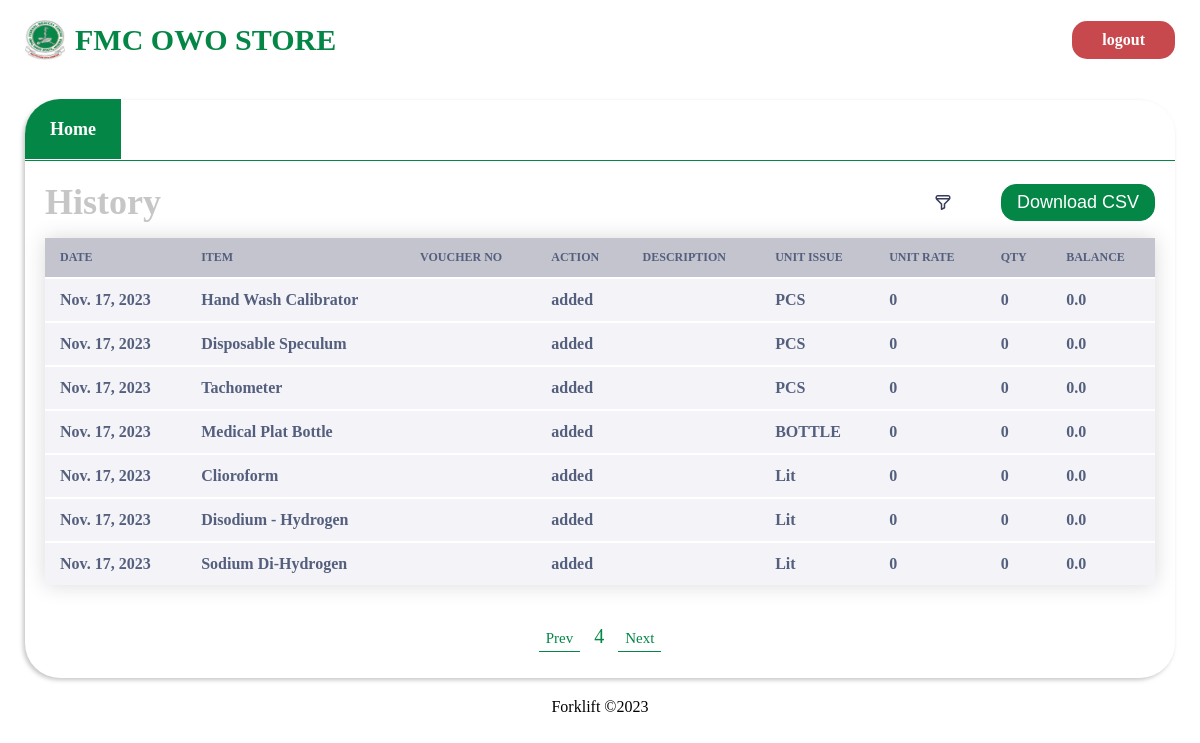
The page /history/?page=4 (signed in) on the database its author committed.
### store/models.py (models this page shows, shortened)
class History(models.Model):
    DEPT = (("MH", "microhistory"),
            ("HM", "heamhistory"),
            ("CH", "chemhistory"),
            ("HH", "histohistory")
            )
    item_id = models.CharField(max_length=500)
    date_created = models.DateTimeField(auto_now=True)
    dateCreated = models.DateField(auto_now=True)
    item_name = models.CharField(max_length=500)
    voucher_no = models.CharField(max_length=50, blank=True, null=True)
    description = models.CharField(max_length=500, null=True, blank=True)
    action = models.CharField(max_length=200, blank=True, null=True)
    amount = models.CharField(max_length=500)
    bal = models.CharField(max_length=500, null=True, blank=True)
    unit_issue = models.CharField(max_length=200, null=True, blank=True)
    unit_rate = models.CharField(max_length=200, null=True, blank=True)
    slug = models.SlugField(max_length=2000, null=True, blank=True)

### store/views.py (the view, shortened to what this page needs)
# urls.py: path('history/', views.history, name='dept_history'),
@login_required
def history(request, item=""):
    history = History.objects.all()
    item_name_input = request.GET.get('item_name')
    description = request.GET.get('description')
    issue_unit = request.GET.get('issue_unit')
    min_date_string = request.GET.get('min_date')
    max_date_string = request.GET.get('max_date')
    action = request.GET.get('action')
    if item != "":
        history = history.filter(slug=item)
    else:
        if is_valid(item_name_input):
            history = history.filter(item_name__icontains=item_name_input)
        if is_valid(description):
            history = history.filter(description__icontains=description)
        if is_valid(action) and action != "Choose...":
            history = history.filter(action__iexact=action)
        if is_valid(issue_unit):
            history = history.filter(unit_issue__iexact=issue_unit)
        if is_valid(min_date_string):
            specific_date = datetime.strptime(
                min_date_string, '%Y-%m-%d').date()
            print("min date", min_date_string)
            print("specific date", specific_date)
            history = history.filter(dateCreated__gte=specific_date)
        if is_valid(max_date_string):
            specific_date = datetime.strptime(
                max_date_string, '%Y-%m-%d').date()
            history = history.filter(dateCreated__lt=specific_date)
    history = history.order_by('-date_created')
    history = history.values()
    p = Paginator(history, 7)
    page_number = request.GET.get('page')
    try:
        page_obj = p.get_page(page_number)  # returns the desired page object
    except PageNotAnInteger73:
        page_obj = p.page(1)
    except EmptyPage:
        page_obj = p.page(p.num_pages)
    acts = ["issued", "received", "removed", "added"]
    context = {'page_obj': page_obj, "actions": acts}
    return render(request, 'history.html', context)

### store/views.py (called while the page is built)
def is_valid(param):
    return param != "" and param is not None

### templates/history.html (shortened to what this page needs)
{% load static %}
<!DOCTYPE html>
<html lang="en">
  <head>
    <link href="{% static './css/history.css' %}" rel="stylesheet" />
  </head>
  <body>
    <header>
      <a href="{% url 'store:index' %}" class="header_wrapper">
        <img src="{% static './assets/fmc_owo_logo.jpg' %}" alt="" />
        <h1>FMC OWO STORE</h1>
      </a>
      {% if user.is_authenticated %}
      <span class="logout"><a href="{% url 'store:logout' %}">logout</a></span>
      {% else %}
      <span class="login"><a href="{% url 'store:login' %}">login</a></span>
      {% endif %}
    </header>
    <main>
      <section class="hero">
        <div class="dept_nav">
          <a href="/"><span class="active1">Home</span></a>
        </div>
        <div class="card_wrapper">
          <div class="header_div">
            <h3>History</h3>
            <div class="wrapper">
              <img
                onclick="showFilterModal()"
                src="{% static './assets/filterIcon.svg' %}"
                alt=""
              />
              <form method="post" action="/history/">
                <button type="submit">Download CSV</button>
              </form>
            </div>
          </div>
          <div class="items_wrapper">
            <table>
              <thead>
                <tr>
                  <th>Date</th>
                  <th>Item</th>
                  <th>Voucher no</th>
                  <th>Action</th>
                  <th>Description</th>
                  <th>Unit issue</th>
                  <th>Unit Rate</th>
                  <th>QTY</th>
                  <th>Balance</th>
                </tr>
              </thead>
              <tbody>
                {% for hist in page_obj.object_list %}
                <tr>
                  <td>{{hist.dateCreated}}</td>
                  <td>{{hist.item_name}}</td>
                  <td>{{hist.voucher_no}}</td>
                  <td>{{hist.action}}</td>
                  <td>{{hist.description}}</td>
                  <td>{{hist.unit_issue}}</td>
                  <td>{{hist.unit_rate}}</td>
                  <td>{{hist.amount}}</td>
                  <td>{{hist.bal}}</td>
                </tr>
                {% endfor %}
              </tbody>
            </table>
            <center>
              {%if page_obj.has_previous %}
              <a class="active" href="?page={{page_obj.previous_page_number}}"
                >Prev</a
              >
              {% else %}
              <a>Prev</a>
              {% endif %}
              <span>{{page_obj.number}}</span>
              {%if page_obj.has_next %}
              <a class="active" href="?page={{page_obj.next_page_number}}"
                >Next</a
              >
              {% else %}
              <a>Next</a>
              {% endif %}
            </center>
          </div>
        </div>
      </section>
    </main>
    <footer>
      <span>Forklift &copy2023</span>
    </footer>
  </body>
</html>

### static/css/history.css (style rules this page uses)
* { margin: 0; }
header { padding: 20px 25px; display: flex; flex-direction: row; justify-content: space-between; align-items: center; }
header .header_wrapper { display: flex; flex-direction: row; align-items: center; text-decoration: none; }
header .header_wrapper img { width: 40px; height: 40px; }
header .header_wrapper h1 { font-size: 30px; font-weight: 900; color: rgb(4, 134, 70); margin-left: 10px; }
header span { background-color: rgb(4, 134, 70); padding: 10px 30px; border-radius: 15px; transition: all 0.3s ease; }
header span.logout { background-color: rgb(199, 73, 78); }
header span a { text-decoration: none; color: white; font-size: 16px; font-weight: 700; }
main { display: flex; flex-direction: row; justify-content: space-between; padding: 20px 25px; }
section.hero { width: 100%; min-height: 460px; border-radius: 35px; padding-bottom: 10px; box-shadow: -2px 2px 4px #AAAA; }
section.hero .dept_nav { border-bottom: 1px solid rgb(4, 134, 70); padding: 19px 0px 20px 0px; }
section.hero .dept_nav a span { padding: 20px 25px; color: #AAAA; font-size: 18px; font-weight: 700; }
section.hero .dept_nav a { text-decoration: none; color: #AAAA; }
section.hero .dept_nav a span.active1 { border-top-left-radius: 35px; background-color: rgb(4, 134, 70); color: white; }
section.hero .card_wrapper { padding: 20px 20px; }
section.hero .card_wrapper .header_div { display: flex; justify-content: space-between; align-items: center; }
section.hero .card_wrapper .header_div h3 { font-size: 36px; color: #AAAA; text-transform: capitalize; }
section.hero .card_wrapper .header_div .wrapper { display: flex; flex-direction: row; align-items: center; justify-content: space-between; width: 220px; }
section.hero .card_wrapper .header_div .wrapper img { cursor: pointer; }
section.hero .card_wrapper .header_div .wrapper form button { font-size: 18px; border: 1px solid rgb(4, 134, 70); padding: 7px 15px; background: rgb(4, 134, 70); border-radius: 15px; color: white; cursor: pointer; }
.card_wrapper table { border-collapse: collapse; margin: 15px 0; font-size: 14px; font-weight: 400; color: #545F7D; min-width: 100%; background-color: #ffff; box-shadow: 0 0 20px rgba(0, 0, 0, 0.15); }
.card_wrapper table thead { background: #C3C4CE; border-radius: 15px; }
.card_wrapper table thead tr { text-align: left; border-radius: 15px !important; }
.card_wrapper table thead tr th { padding: 12px 15px; text-transform: uppercase; font-size: 12px; }
.card_wrapper table tbody { background-color: #F4F4F8; }
.card_wrapper table tbody tr { background-color: #F4F4F8; border-top: 2px solid #ffff; }
.card_wrapper table tbody tr td { padding: 12px 15px; font-size: 16px; font-weight: 600; position: relative; }
.card_wrapper center { margin-top: 40px; }
.card_wrapper center a { text-decoration: none; color: #C3C4CE; font-size: 15px; padding: 5px 7px; }
.card_wrapper center a.active { border-bottom: 1px solid rgb(4, 134, 70); color: rgb(4, 134, 70); }
.card_wrapper center span { text-decoration: none; color: rgb(4, 134, 70); font-size: 20px; margin: 0 10px; }
footer { text-align: center; }

### rows shown on the page
History: dateCreated "Nov. 17, 2023", item_name "Hand Wash Calibrator", action "added", unit_issue "PCS", unit_rate "0", amount "0", bal "0.0"
History: dateCreated "Nov. 17, 2023", item_name "Disposable Speculum", action "added", unit_issue "PCS", unit_rate "0", amount "0", bal "0.0"
History: dateCreated "Nov. 17, 2023", item_name "Tachometer", action "added", unit_issue "PCS", unit_rate "0", amount "0", bal "0.0"
History: dateCreated "Nov. 17, 2023", item_name "Medical Plat Bottle", action "added", unit_issue "BOTTLE", unit_rate "0", amount "0", bal "0.0"
History: dateCreated "Nov. 17, 2023", item_name "Clioroform", action "added", unit_issue "Lit", unit_rate "0", amount "0", bal "0.0"
History: dateCreated "Nov. 17, 2023", item_name "Disodium - Hydrogen", action "added", unit_issue "Lit", unit_rate "0", amount "0", bal "0.0"
History: dateCreated "Nov. 17, 2023", item_name "Sodium Di-Hydrogen", action "added", unit_issue "Lit", unit_rate "0", amount "0", bal "0.0"

### other values the page prints
{{ page_obj.number }} "4"
